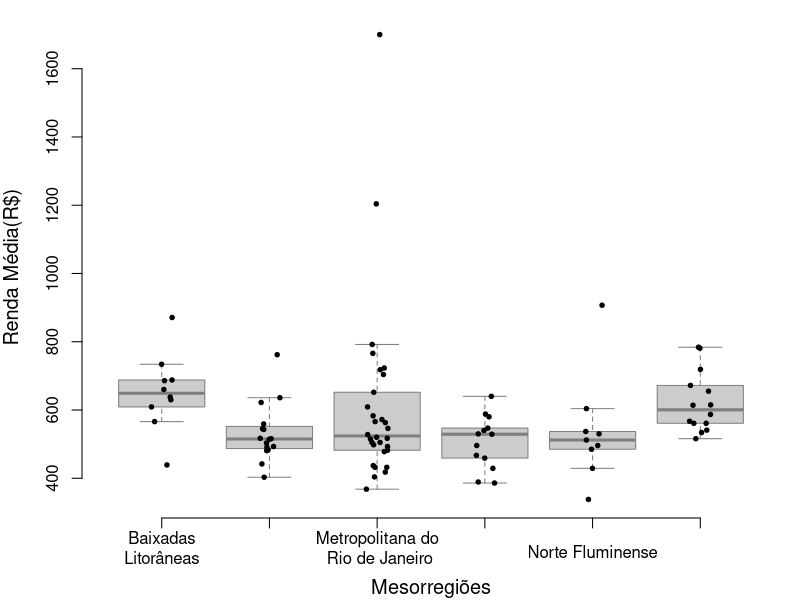
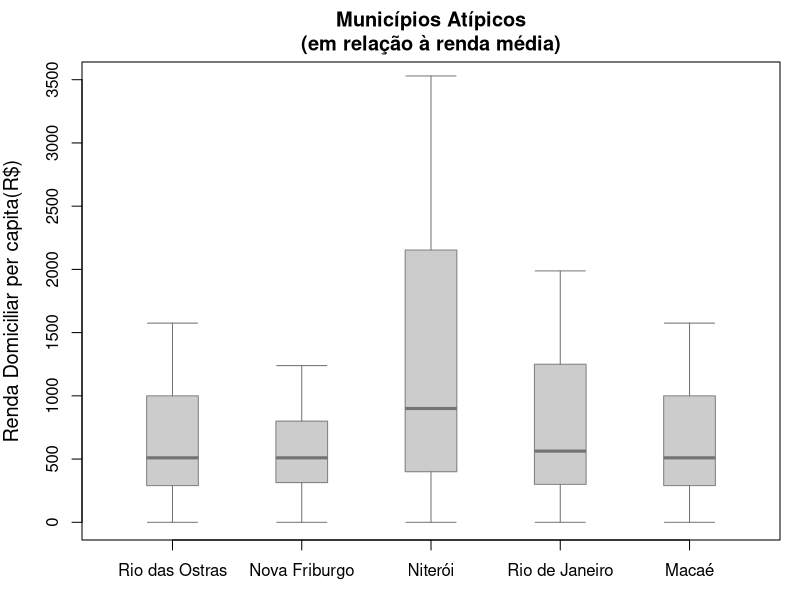
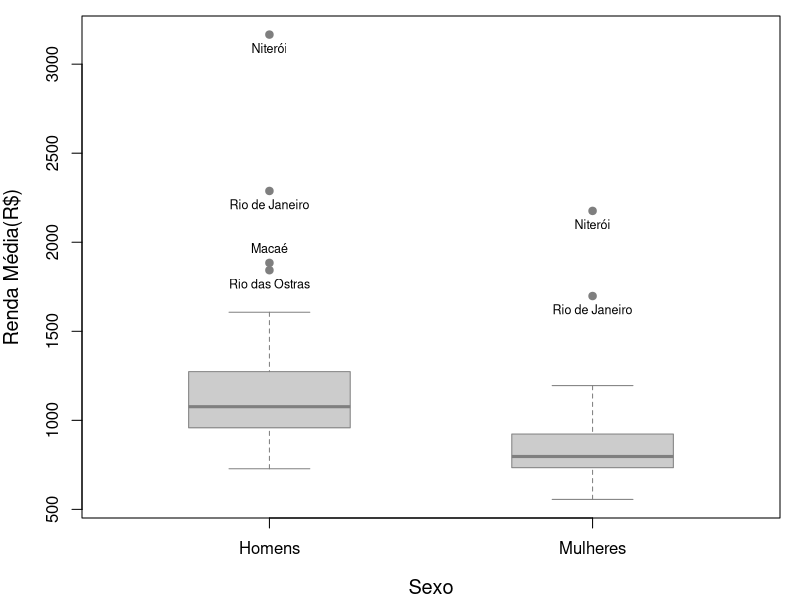
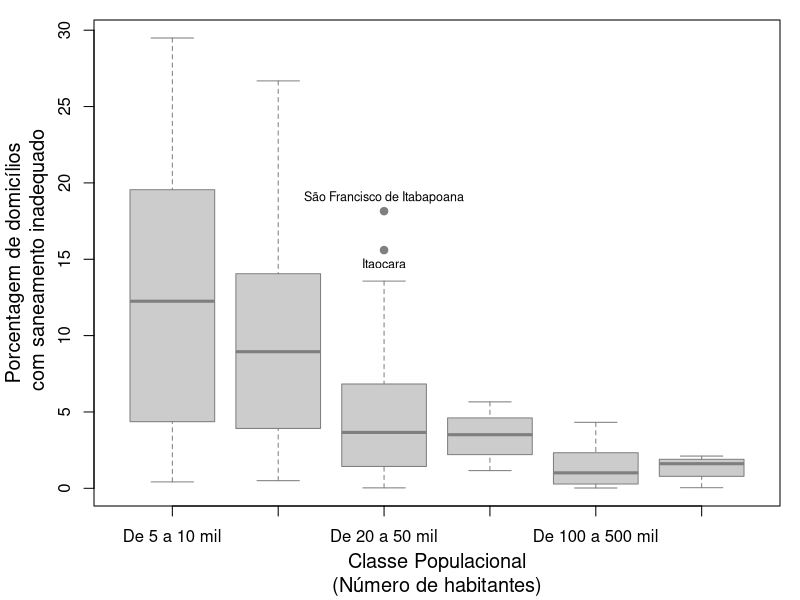

Write the R code that produced these figures, in order.
tabela <- read.csv2("dados/RJ/TabRJ.csv")
caminho <- "D:/Documentos (D)/UFJF/6-PERIODO/TCCI/DADOS IBGE/ProjIBGE/PLOTS/novos"
niveis <-
  c("Acima de 500 mil", "De 10 a 20 mil", "De 100 a 500 mil", "De 20 a 50 mil", 
    "De 5 a 10 mil", "De 50 a 100 mil")
tabela$Classe <- factor(tabela$Classe,levels=niveis[c(5,2,4,6,3,1)])
tabela$Microrregiao <-as.factor(tabela$Microrregiao)
tabela$Mesorregiao <-as.factor(tabela$Mesorregiao)
regioes <- c('Baixadas\nLitorâneas', 'Centro Fluminense', 'Metropolitana do\n Rio de Janeiro',
             'Noroeste Fluminense', 'Norte Fluminense', 'Sul Fluminense')
levels(tabela$Mesorregiao) <- regioes
#levels(tabela$Classe) <- c("Acima de 500", "De 10 a 20", "De 100 a 500", "De 20 a 50", 
 #                         "De 5 a 10", "De 50 a 100")[c(5,2,4,6,3,1)]
###

op <- par(no.readonly=T)
png(filename=file.path(caminho,"Boxplot - Rendimento vs Mesorregioes.png"),
    width=1E3,height=600,res=90)
par(mar = c(4.1, 4.1, 0.8, 1))
bxp<-boxplot(ValMedio ~ Mesorregiao, data=tabela, ylim= c(338,1700),col="gray80",
        ylab="Renda Média(R$)",xlab="Mesorregiões",outline=F,border='grey50',axes=F,cex.lab=1.2)
set.seed(109)
stripchart(ValMedio ~ Mesorregiao,data=tabela,add=T,pch=19,
           cex=.6,vertical=T,method="jitter",)
axis(2)
axis(1,padj=0.3,labels=regioes,at=1:6)
#title(main="Boxplot da renda média domiciliar per capita\ndos municípios fluminenses, por mesorregião")
fora <- numeric(7)
for(i in 1:7) fora[i] <- which(tabela$ValMedio == bxp$out[i])

#text(x= c(1,1,2,3,3,5,5),y=tabela$ValMedio[fora],labels=tabela$Municipio[fora],
     #cex= .75,pos=c(3,3,3,1,3,3,3))
#text(x=0.65,y=c(700,649,600),labels=c("Q3","Mediana","Q1"),col="red3",pos=2,cex=0.7)
dev.off()

#Selecionando Rio das ostras,Nova Friburgo, Rio de Janeiro, Niterói e Macaé:
png(filename=file.path(caminho,"Outliers rendimento.png"),
    width=1E3,height=600,res=90)
sel <- fora[c(1,3,4,5,6)]
IIQ <- tabela$Q3[sel] - tabela$Q2[sel]
maxi<-tabela$Mediana[sel]+IIQ*1.5
lar <- 0.2
#BOXPLOTS MANUAIS
par(mar = c(3, 4.1, 3.1, 1))
plot(0, ylim = c(0, 3500), xlim = c(0.5, 5.5),type="n",xaxt="n",main="Municípios Atípicos\n(em relação à renda média)",
     ylab="Renda Domiciliar per capita(R$)",xlab="",cex.lab=1.2)
rect(xleft=1:5-lar,ybottom=tabela$Q2[sel],xright=1:5+lar,ytop=tabela$Q3[sel],
     col="gray80",border="grey50")
segments(1:5-lar,tabela$Mediana[sel],1:5+lar,col="grey45",lwd=3,lend=1)
arrows(1:5,y0=tabela$Q3[sel],y1=maxi,col="grey45",angle=90)
arrows(1:5,y0=tabela$Q2[sel],y1=0,col="grey45",angle=90)
axis(1,labels = tabela$Municipio[sel],at=1:5)
#text(x=2.8,y=c(tabela$Q3[sel[3]],tabela$Mediana[sel[3]],tabela$Q2[sel[3]]),
#     labels=c("Q3","Mediana","Q1"),col="red3",pos=2,cex=1)
dev.off()
#########

#### BOXPLOT SEXO ####
png(filename=file.path(caminho,"Boxplot - Rendimento por sexo.png"),
    width=600,height=600,res=90)
par(mar = c(4.1, 4.1, 0.8, 1))
bxp<-boxplot(list(Homens=tabela$MediaHomens, Mulheres=tabela$MediaMulheres),
             pch=19,ylab="Renda Média(R$)",xlab="Sexo",col="grey80",
             border="gray50",cex.lab=1.2,boxwex=0.5) #c("#9B89C9","#C98C9E")
fora <- numeric(4)
for(i in 1:4) fora[i] <- which(tabela$MediaHomens == bxp$out[i])
fora <- append(fora,which(tabela$MediaMulheres == bxp$out[5]))
fora <- append(fora,which(tabela$MediaMulheres == bxp$out[6]))
text(x= 1,y=tabela$MediaHomens[fora[1:4]],labels=tabela$Municipio[fora[1:4]],
     cex= .75,pos=c(3,1,1,1))
text(x= 2,y=tabela$MediaMulheres[fora[5:6]],labels=tabela$Municipio[fora[5:6]],
     cex= .75,pos=1)
dev.off()
#boxplot(list(Homens=tabela$MedianaHomens, Mulheres=tabela$MedianaMulheres),
#             pch=19,ylab="Renda Mediana(R$)",xlab="",col=c("#9B89C9","#C98C9E"),border="gray5")

# boxplot classe
png(filename=file.path(caminho,"Boxplot - Saneamento vs Numero de Habitantes(indicando outliers).png"),
    width=1E3,height=600,res=90)
par(mar = c(4.7, 4.7, 1, 1))
bxp<- boxplot(Inadequado ~ Classe,data=tabela,xlab="",pch=19,
        ylab="",col="grey80",border="gray50",cex.lab=1.2)
title(ylab="Porcentagem de domicílios\n com saneamento inadequado",cex.lab=1.2,line=2.3)
title(xlab="Classe Populacional\n(Número de habitantes)",cex.lab=1.2,line=3.5)
fora <- numeric(2)
for(i in 1:2) fora[i] <- which(tabela$Inadequado == bxp$out[i])
text(x=3, y=bxp$out, labels=tabela$Municipio[fora],cex= .75,pos=c(1,3))
dev.off()
